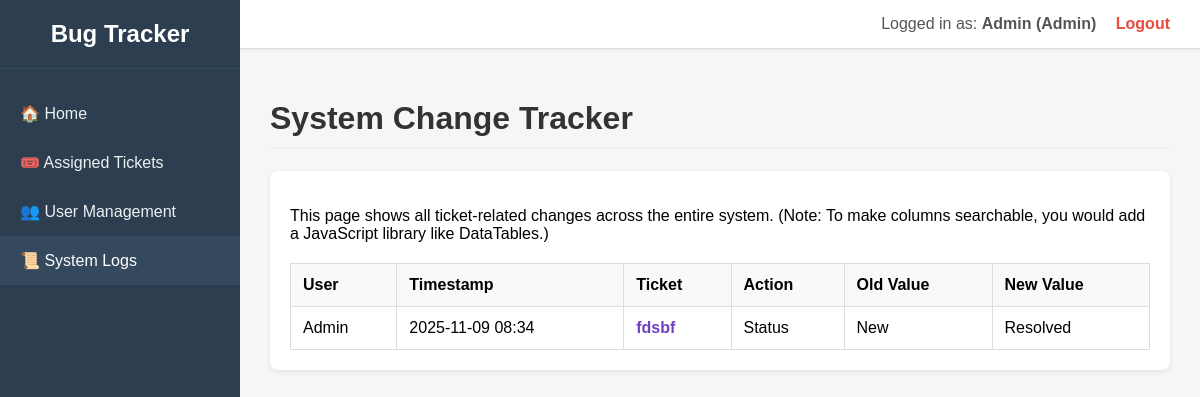
/system_logs (signed in), run on the app's committed database.
### app.py (models this page shows, shortened)
class User(db.Model, UserMixin):
    id = db.Column(db.Integer, primary_key=True)
    username = db.Column(db.String(80), unique=True, nullable=False)
    email = db.Column(db.String(120), unique=True, nullable=False)
    password_hash = db.Column(db.String(128), nullable=False)
    role = db.Column(db.String(20), nullable=False, default='Submitter')
    status = db.Column(db.String(20), nullable=False, default='Pending')
    bugs_created = db.relationship('Bug', backref='author', lazy=True)
    projects = db.relationship('Project', secondary=project_users, lazy='subquery',
        backref=db.backref('team', lazy=True))

class TicketHistory(db.Model):
    id = db.Column(db.Integer, primary_key=True)
    field = db.Column(db.String(100), nullable=False) # e.g., "Status", "Assigned Developer"
    old_value = db.Column(db.String(255), nullable=True)
    new_value = db.Column(db.String(255), nullable=True)
    changed_at = db.Column(db.DateTime, nullable=False, default=datetime.utcnow)
    user_id = db.Column(db.Integer, db.ForeignKey('user.id'), nullable=False)
    bug_id = db.Column(db.Integer, db.ForeignKey('bug.id'), nullable=False)
    user = db.relationship('User')

class Bug(db.Model):
    id = db.Column(db.Integer, primary_key=True)
    title = db.Column(db.String(200), nullable=False)
    description = db.Column(db.Text, nullable=True)
    status = db.Column(db.String(20), nullable=False, default='New')
    created_at = db.Column(db.DateTime, nullable=False, default=datetime.utcnow)
    user_id = db.Column(db.Integer, db.ForeignKey('user.id'), nullable=False)
    project_id = db.Column(db.Integer, db.ForeignKey('project.id'), nullable=False)
    comments = db.relationship('Comment', backref='bug', lazy=True, cascade="all, delete-orphan")
    history = db.relationship('TicketHistory', backref='bug', lazy=True, cascade="all, delete-orphan")
    assigned_developers = db.relationship('User', secondary=ticket_developers, lazy='subquery',
        backref=db.backref('assigned_tickets', lazy=True))

### app.py (the view)
@app.route('/system_logs')
@login_required
@admin_required
def system_logs():
    try:
        logs = TicketHistory.query.order_by(TicketHistory.changed_at.desc()).all()
        return render_template('system_logs.html', logs=logs)
    except Exception as e:
        flash(f'Error loading system logs: {e}', 'danger')
        return redirect(url_for('index'))

### app.py (called while the page is built)
def admin_required(f):
    @wraps(f)
    def decorated_function(*args, **kwargs):
        if not current_user.is_authenticated or current_user.role != 'Admin':
            flash('You do not have permission to access this page.', 'danger')
            return redirect(url_for('index'))
        return f(*args, **kwargs)
    return decorated_function

@login_manager.user_loader
def load_user(user_id):
    return User.query.get(int(user_id))

### templates/system_logs.html (shortened to what this page needs)
<!DOCTYPE html>
<html lang="en">
<head>
</head>
<body>
    <nav class="sidebar">
        <div class="sidebar-header">
            Bug Tracker
        </div>
        <ul class="sidebar-nav">
            <li><a href="{{ url_for('index') }}">🏠 Home</a></li>
            <li><a href="{{ url_for('assigned_tickets') }}">🎟️ Assigned Tickets</a></li>
            {% if current_user.role == 'Admin' %}
            <li><a href="{{ url_for('user_management') }}">👥 User Management</a></li>
            <li><a href="{{ url_for('system_logs') }}" class="active">📜 System Logs</a></li>
            {% endif %}
        </ul>
    </nav>
    <div class="main-wrapper">
        <header class="header">
            <div class="user-info">
                Logged in as: <strong>{{ current_user.username }} ({{ current_user.role }})</strong>
                <a href="{{ url_for('logout') }}">Logout</a>
            </div>
        </header>
        <main class="content">
            <h1>System Change Tracker</h1>
            <div class="card">
                <p>This page shows all ticket-related changes across the entire system. (Note: To make columns searchable, you would add a JavaScript library like DataTables.)</p>
                <table>
                    <thead>
                        <tr>
                            <th>User</th>
                            <th>Timestamp</th>
                            <th>Ticket</th>
                            <th>Action</th>
                            <th>Old Value</th>
                            <th>New Value</th>
                        </tr>
                    </thead>
                    <tbody>
                        {% for log in logs %}
                        <tr>
                            <td>{{ log.user.username }}</td>
                            <td>{{ log.changed_at.strftime('%Y-%m-%d %H:%M') }}</td>
                            <td class="link-purple">
                                <a href="{{ url_for('ticket_detail', ticket_id=log.bug_id) }}">
                                    {{ log.bug.title }}
                                </a>
                            </td>
                            <td>{{ log.field }}</td>
                            <td>{{ log.old_value }}</td>
                            <td>{{ log.new_value }}</td>
                        </tr>
                        {% else %}
                        <tr>
                            <td colspan="6">No system logs found.</td>
                        </tr>
                        {% endfor %}
                    </tbody>
                </table>
            </div>
        </main>
    </div>
</body>
</html>

### templates/system_logs.html (style rules this page uses)
body { font-family: Arial, sans-serif; margin: 0; background: #f4f7f6; display: flex; height: 100vh; }
.sidebar { width: 240px; background: #2c3e50; color: white; display: flex; flex-direction: column; flex-shrink: 0; }
.sidebar-header { padding: 20px; font-size: 1.5em; font-weight: bold; text-align: center; border-bottom: 1px solid #34495e; }
.sidebar-nav { flex-grow: 1; list-style: none; padding: 20px 0; margin: 0; }
.sidebar-nav li { margin: 0; }
.sidebar-nav a { display: block; padding: 15px 20px; text-decoration: none; color: #ecf0f1; transition: background 0.2s; }
.sidebar-nav a:hover, .sidebar-nav a.active { background: #34495e; color: #ffffff; }
.main-wrapper { flex-grow: 1; display: flex; flex-direction: column; overflow-y: auto; }
.header { background: #ffffff; padding: 15px 30px; border-bottom: 1px solid #ddd; display: flex; justify-content: flex-end; align-items: center; box-shadow: 0 1px 3px rgba(0,0,0,0.05); }
.user-info { color: #555; }
.user-info a { color: #e74c3c; text-decoration: none; margin-left: 15px; font-weight: bold; }
.content { padding: 30px; flex-grow: 1; }
h1, h2 { color: #333; border-bottom: 2px solid #eee; padding-bottom: 10px; }
.card { background: #fff; padding: 20px; border-radius: 8px; box-shadow: 0 2px 5px rgba(0,0,0,0.08); margin-bottom: 25px; overflow-x: auto; }
table { width: 100%; border-collapse: collapse; margin-top: 20px; }
th, td { border: 1px solid #ddd; padding: 12px; text-align: left; vertical-align: middle; }
th { background-color: #f9f9f9; }
.link-purple a { color: #6f42c1; font-weight: bold; text-decoration: none; }

### data on the page
User: username "Admin", role "Admin"
TicketHistory: user.username "Admin", changed_at "2025-11-09 08:34", bug "fdsbf", field "Status", old_value "New", new_value "Resolved"
